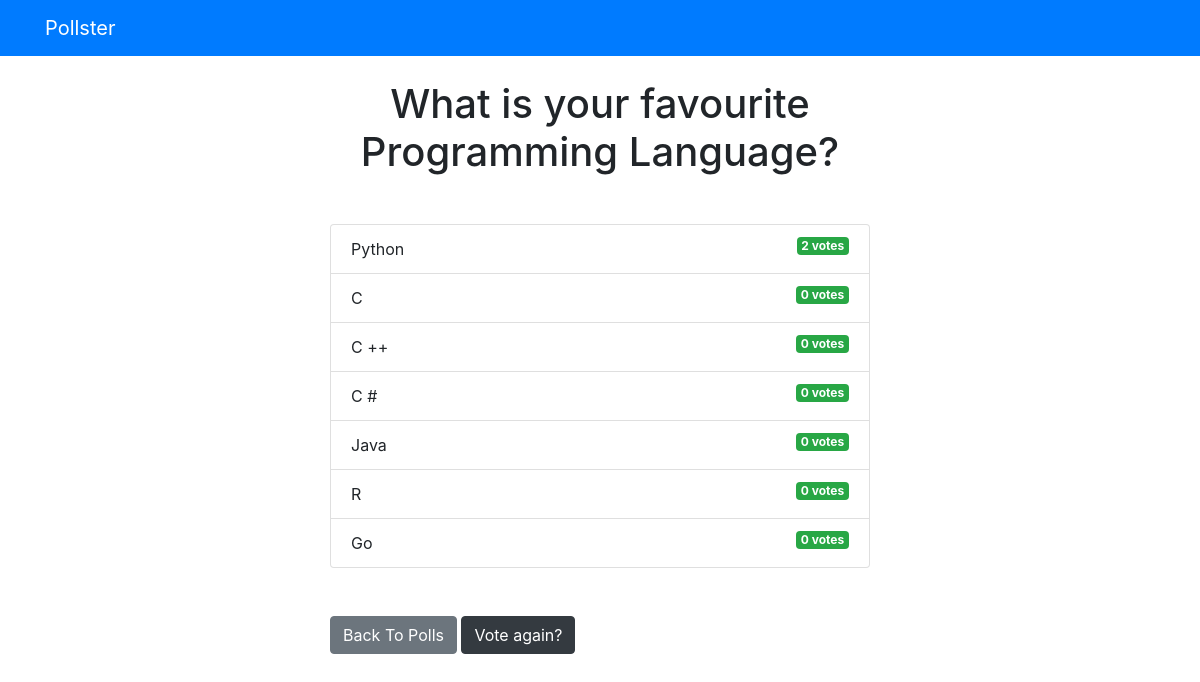
Page /polls/1/results/ on the committed database.
### polls/models.py (models this page shows, shortened)
class Question(models.Model):
    question_text = models.CharField(max_length=200)
    pub_date = models.DateTimeField('date published')

class Choice(models.Model):
    question = models.ForeignKey(Question, on_delete=models.CASCADE)
    choice_text = models.CharField(max_length=200)
    votes = models.IntegerField(default=0)

### polls/views.py (the view)
# urls.py: path('<int:question_id>/results/', views.results, name='results'),
def results(request, question_id):
  question = get_object_or_404(Question, pk=question_id)
  return render(request, 'polls/results.html', { 'question': question })

### templates/polls/results.html
{% extends 'base.html' %}
{% block content %}
<h1 class="mb-5 text-center">{{ question.question_text }}</h1>
<ul class="list-group mb-5">
	{% for choice in question.choice_set.all %}
	<li class="list-group-item">
		{{ choice.choice_text }}  <span class="badge badge-success float-right">{{ choice.votes }} vote{{ choice.votes | pluralize }}</span>
	</li>
	{% endfor %}
</ul>
<a class="btn btn-secondary" href="{% url 'polls:index' %}">Back To Polls</a>
<a class="btn btn-dark" href="{% url 'polls:detail' question.id %}">Vote again?</a>
{% endblock %}

### templates/base.html (shortened to what this page needs)
<!DOCTYPE html>
<html lang="en">
  <head>
    <link
      rel="stylesheet"
      href="https://stackpath.bootstrapcdn.com/bootstrap/4.3.1/css/bootstrap.min.css"
    />
  </head>
  <body>
    {% include 'partials/_navbar.html' %}
    <div class="container">
      <div class="row">
        <div class="col-md-6 m-auto">
          {% block content %}{% endblock %}
        </div>
      </div>
    </div>
  </body>
</html>

### templates/partials/_navbar.html
<nav class="navbar navbar-dark bg-primary mb-4">
	<div class="container">
		<a class="navbar-brand" href="/">Pollster</a>
	</div>
</nav>

### rows in the picture
Question: question_text "What is your favourite Programming Language?"
Choice: choice_text "Python", votes "2", votes|pluralize "s"
Choice: choice_text "C", votes "0", votes|pluralize "s"
Choice: choice_text "C ++", votes "0", votes|pluralize "s"
Choice: choice_text "C #", votes "0", votes|pluralize "s"
Choice: choice_text "Java", votes "0", votes|pluralize "s"
Choice: choice_text "R", votes "0", votes|pluralize "s"
Choice: choice_text "Go", votes "0", votes|pluralize "s"
